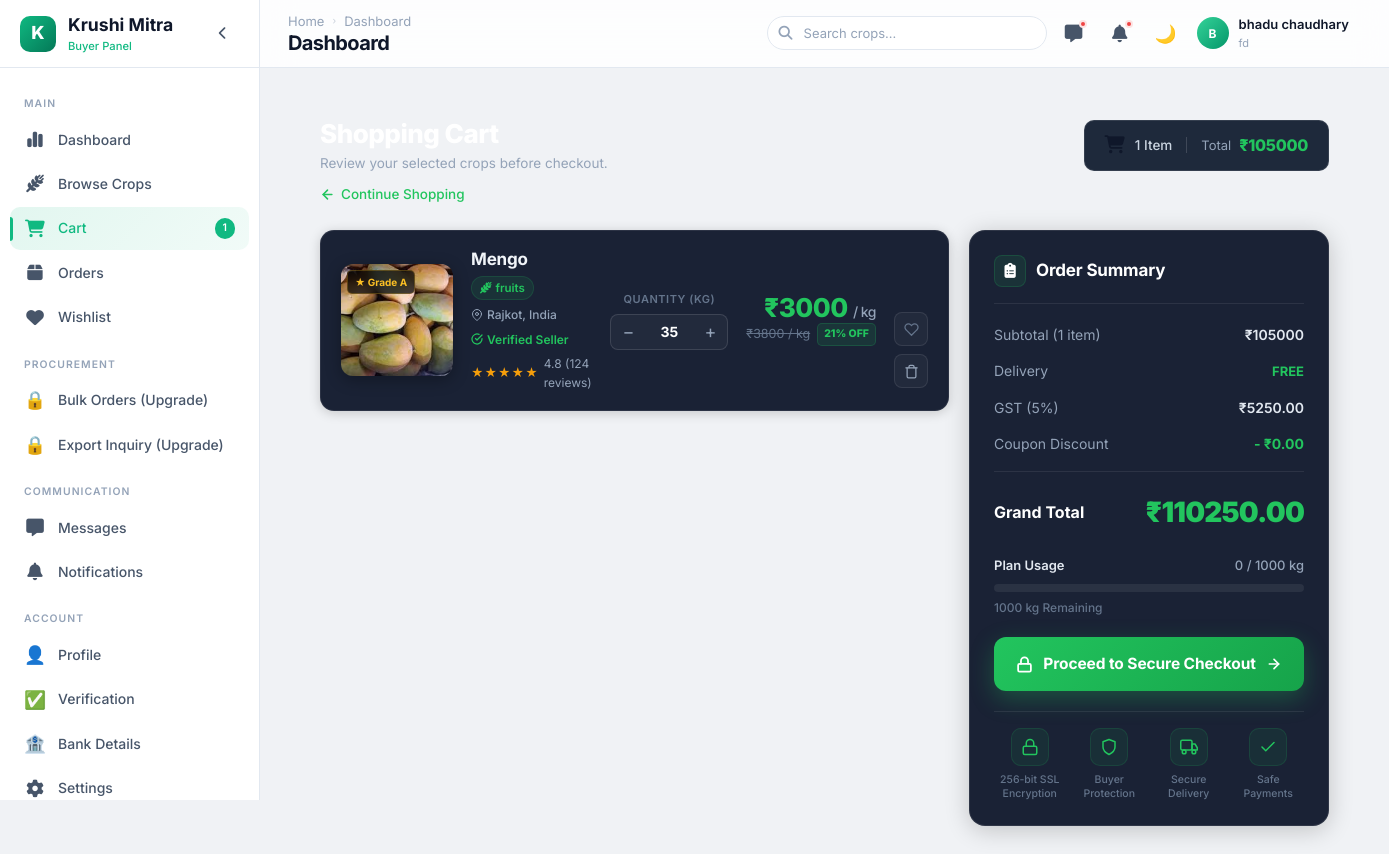
The app's page /buyer/cart/ (signed in), older data.
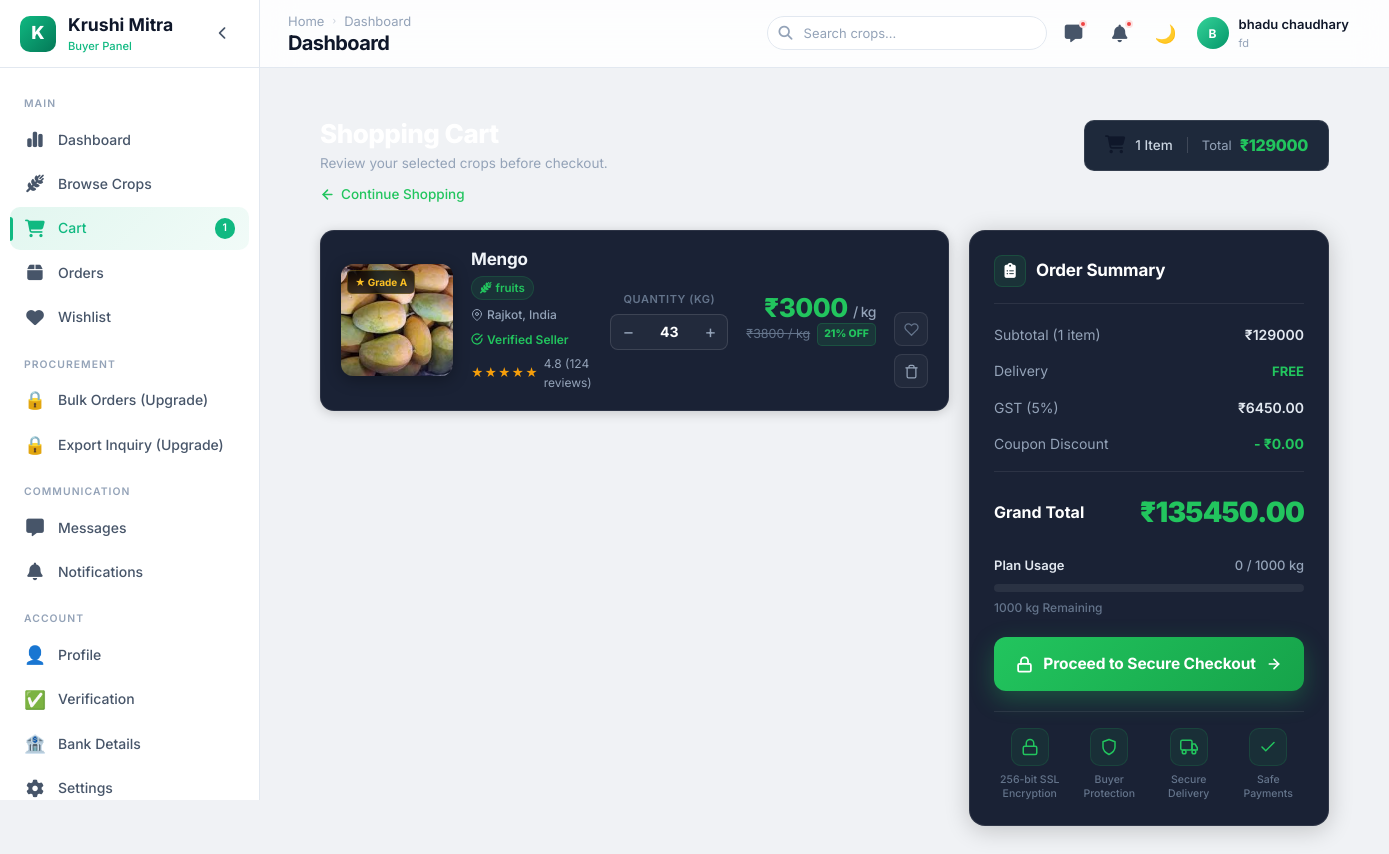
The same page, newer data.
### buyer/models.py (models this page shows, shortened)
class Cart(models.Model):
    user = models.OneToOneField(
        User,
        on_delete=models.CASCADE,
        related_name='cart'
    )
    tax_per = models.IntegerField(blank=True, null=True,default=5)
    total_kg = models.IntegerField(blank=True, null=True)
    cart_limit = models.IntegerField(blank=True, null=True,default=1000)
    created_at = models.DateTimeField(auto_now_add=True)
    updated_at = models.DateTimeField(auto_now=True)
    @property
    def total_price(self):
        return sum(item.subtotal for item in self.items.all())
    @property
    def tax(self):
        return (self.total_price * self.tax_per) / 100
    @property
    def final_price(self):
        return self.total_price + self.tax

class CartItem(models.Model):
    cart = models.ForeignKey(Cart,on_delete=models.CASCADE,related_name='items')
    crop = models.ForeignKey(crop,on_delete=models.CASCADE,related_name='crop')
    quantity = models.PositiveIntegerField(default=1)
    added_at = models.DateTimeField(auto_now_add=True)
    class Meta:
        unique_together = ('cart', 'crop')
    @property
    def subtotal(self):
        return self.crop.price * self.quantity

### farmer/models.py (models this page shows, shortened)
class crop(models.Model):
    CATEGORY_CHOICES = (
        ('grain cereals', 'Grain cereals'),
        ('vegetables', 'Vegetables'),
        ('fruits', 'Fruits'),
        ('pulses', 'Pulses'),
        ('spices', 'Spices'),
        ('cotton', 'Cotton'),
    )
    user = models.ForeignKey(User,on_delete=models.CASCADE,related_name="seller")
    cropname = models.CharField(max_length=20)
    category = models.CharField(max_length=20 , choices = CATEGORY_CHOICES)
    quantity = models.IntegerField()
    price = models.IntegerField()
    description = models.TextField(null=True, blank=True)
    image = models.FileField(upload_to='crop/images/', null=True, blank=True)
    is_approved = models.BooleanField(default=False)
    created_at = models.DateTimeField(auto_now_add=True)

class User(AbstractUser):
    ROLE_CHOICES = (
        ('Farmer', 'Farmer'),
        ('Buyer', 'Buyer'),
        ('Subadmin', 'Subadmin')
    )
    name = models.CharField(max_length=255)
    role = models.CharField(max_length=20, choices=ROLE_CHOICES)
    email = models.EmailField(unique=True,blank=True, null=True)
    city = models.CharField(max_length=100, blank=True, null=True)
    contact = models.CharField(max_length=10, unique=True , blank=True, null=True)
    password = models.CharField(max_length=128)
    is_active = models.BooleanField(default=False)
    scheduled_deletion_date = models.DateTimeField(null=True, blank=True)

### farmer/views.py (the view)
        def wrapper(request, *args, **kwargs):
            if "contact" in request.session:
                try:
                    user = User.objects.get(contact=request.session['contact'])
                    request.uid = user
                    if user.role not in allowed_roles:
                        messages.error(request, "Access Denied")
                        return redirect('login')
                    return view_function(request, *args, **kwargs)
                except User.DoesNotExist:
                    return redirect('login')
            return redirect('login')

### buyer/views.py (called while the page is built, shortened)
@check_login(['Buyer'])
def buyer_cart(request):
    uid = request.uid
    cart = Cart.objects.get(user = uid)
    buyr = Buyer.objects.get(user=uid)
    cart_items = CartItem.objects.filter(cart=cart)
    total_qty = sum(item.quantity * 20 for item in cart_items)
    premium_type = premium_buyer.objects.get(user=buyr)
    if cart:
        cart_items = CartItem.objects.filter(cart=cart)
        context = {'cart_items': cart_items, 'cart': cart, 'premium_type': premium_type, 'buyr': buyr, 'total_qty': total_qty}
        return render(request, "buyer/cart.html", context)
    else:
        cart = Cart.objects.create(user=uid)
        cart.save()
    return render(request, "buyer/cart.html")

### buyer/templates/buyer/cart.html (shortened to what the changed rows need)
<!DOCTYPE html>
{% load static %}
<html lang="en" data-theme="light">
<head>
  <link rel="stylesheet" href="{% static 'buyer/css/style.css' %}">
  <link rel="stylesheet" href="{% static 'buyer/css/cart.css' %}">
  <link rel="stylesheet" href="https://cdnjs.cloudflare.com/ajax/libs/font-awesome/6.4.0/css/all.min.css">
</head>
<body>
  <div class="app-layout">
    <div class="main-wrapper">
      <header class="navbar">
        <div class="navbar-left">
          <div>
            <h1 class="page-title">Shopping Cart</h1>
          </div>
        </div>
      </header>
      <main class="main-content">
        <div class="cart-page">
          <div class="cart-page-header">
            <div class="cart-title-row">
              <div class="cart-title-left">
                <h1 class="cart-page-title">Shopping Cart</h1>
              </div>
              {% if cart_items %}
              <div class="cart-stats-pill">
                <span class="cart-stats-icon"><i class="fa-solid fa-cart-shopping"></i></span>
                <span class="cart-stats-count">{{ cart_items|length }} Item{{ cart_items|length|pluralize }}</span>
                <span class="cart-stats-label">Total</span>
                <span class="cart-stats-total">₹{{ cart.total_price }}</span>
              </div>
              {% endif %}
            </div>
          </div>
          <div class="cart-layout">
            {% if not cart_items %}
            <div class="cart-empty">
              <div class="cart-empty-icon"><i class="fa-solid fa-cart-shopping"></i></div>
              <h2>Your cart is empty</h2>
              <p>Browse our marketplace to find premium crops directly from trusted farmers.</p>
              <a href="{% url 'buyer_browse_crops' %}" class="cart-empty-btn"><i class="fa-solid fa-wheat-awn"></i> Browse Crops</a>
            </div>
            {% else %}
            <div class="cart-items-col">
              {% for item in cart_items %}
              <form action="{% url 'cart_item_delete' pk=item.id %}" method="post" class="cart-item-form" id="form-{{ item.id }}">
                <div class="cart-item-card cart-item" id="cart-item-{{ item.id }}">
                  <div class="cart-img-wrap">
                    <img src="{{ item.crop.image.url }}" alt="{{ item.crop.cropname }}" class="cart-img">
                    <span class="cart-grade-badge">★ Grade A</span>
                  </div>
                  <div class="cart-item-details">
                    <h3 class="cart-item-name">{{ item.crop.cropname }}</h3>
                    <div class="cart-item-tags">
                      <span class="cart-tag-pill"><i class="fa-solid fa-wheat-awn"></i> {{ item.crop.category }}</span>
                    </div>
                    <div class="cart-tag cart-tag-location">
                      <svg width="12" height="12" viewBox="0 0 24 24" fill="none" stroke="currentColor" stroke-width="2" stroke-linecap="round" stroke-linejoin="round"><path d="M21 10c0 7-9 13-9 13s-9-6-9-13a9 9 0 0 1 18 0z"></path><circle cx="12" cy="10" r="3"></circle></svg>
                      {{ item.crop.user.city|default:"India" }}, {{ item.crop.user.state|default:"India" }}
                    </div>
                    <div class="cart-verified">
                      <svg width="12" height="12" viewBox="0 0 24 24" fill="none" stroke="currentColor" stroke-width="2.5" stroke-linecap="round" stroke-linejoin="round"><path d="M22 11.08V12a10 10 0 1 1-5.93-9.14"></path><polyline points="22 4 12 14.01 9 11.01"></polyline></svg>
                      Verified Seller
                    </div>
                    <div class="cart-stars">
                      <span class="cart-stars-icons">★★★★★</span>
                      <span class="cart-stars-label">4.8 (124 reviews)</span>
                    </div>
                  </div>
                  <div class="cart-qty-section">
                    <span class="cart-qty-label-text">Quantity (kg)</span>
                    <div class="cart-qty-stepper qty-selector">
                      <button type="button" class="qty-btn qty-minus" aria-label="Decrease">−</button>
                      <input type="number" class="qty-input" value="{{ item.quantity }}" min="1" max="5000" aria-label="Quantity">
                      <button type="button" class="qty-btn qty-plus" aria-label="Increase">+</button>
                    </div>
                  </div>
                  <div class="cart-item-price-section">
                    <div class="cart-current-price">
                      ₹<span class="cart-unit-price" data-price="{{ item.crop.price }}">{{ item.crop.price }}</span>
                      <span class="per-unit">/ kg</span>
                    </div>
                    <div class="cart-old-price-row">
                      <span class="cart-old-price">₹{{ item.crop.price|add:"800" }} / kg</span>
                      <span class="cart-discount-tag">21% OFF</span>
                    </div>
                  </div>
                  <div class="cart-item-action-col">
                    <a href="{% url 'add_wishlist' pk=item.crop.id %}" class="cart-action-btn" title="Save to Wishlist">
                      <svg width="15" height="15" viewBox="0 0 24 24" fill="none" stroke="currentColor" stroke-width="2" stroke-linecap="round" stroke-linejoin="round"><path d="M20.84 4.61a5.5 5.5 0 0 0-7.78 0L12 5.67l-1.06-1.06a5.5 5.5 0 0 0-7.78 7.78l1.06 1.06L12 21.23l7.78-7.78 1.06-1.06a5.5 5.5 0 0 0 0-7.78z"></path></svg>
                    </a>
                    <button type="button" class="cart-action-btn remove" data-item-id="{{ item.id }}" data-item-name="{{ item.crop.cropname }}" data-delete-url="{% url 'cart_item_delete' pk=item.id %}" title="Remove">
                      <svg width="15" height="15" viewBox="0 0 24 24" fill="none" stroke="currentColor" stroke-width="2" stroke-linecap="round" stroke-linejoin="round"><polyline points="3 6 5 6 21 6"></polyline><path d="M19 6v14a2 2 0 0 1-2 2H7a2 2 0 0 1-2-2V6m3 0V4a2 2 0 0 1 2-2h4a2 2 0 0 1 2 2v2"></path></svg>
                    </button>
                  </div>
                </div>
              </form>
              {% endfor %}
            </div>
            <div class="cart-summary-col">
              <div class="summary-card">
                <h3 class="summary-heading">
                  <span class="summary-heading-icon"><i class="fa-solid fa-clipboard-list"></i></span>
                  Order Summary
                </h3>
                <div class="summary-row">
                  <span class="summary-row-label">Subtotal ({{ cart_items|length }} item{{ cart_items|length|pluralize }})</span>
                  <span class="summary-row-value subtotal-amount">₹{{ cart.total_price }}</span>
                </div>
                <div class="summary-row">
                  <span class="summary-row-label">Delivery</span>
                  <span class="summary-row-value free">FREE</span>
                </div>
                <div class="summary-row">
                  <span class="summary-row-label">GST (5%)</span>
                  <span class="summary-row-value" id="gst">₹{{ cart.tax|floatformat:2 }}</span>
                </div>
                <div class="summary-row">
                  <span class="summary-row-label">Coupon Discount</span>
                  <span class="summary-row-value discount" id="couponDiscount">- ₹0.00</span>
                </div>
                <div class="summary-divider"></div>
                <div class="summary-grand-row">
                  <span class="summary-grand-label">Grand Total</span>
                  <span class="summary-grand-value" id="total">₹{{ cart.final_price|floatformat:2 }}</span>
                </div>
                {% if cart.cart_limit %}
                <div class="plan-usage-wrap">
                  <div class="plan-usage-header">
                    <span class="pu-label">Plan Usage</span>
                    <span>{{ cart.total_kg|default:0 }} / {{ cart.cart_limit }} kg</span>
                  </div>
                  <div class="plan-usage-track">
                  </div>
                  <div class="plan-usage-remaining">{{ cart.cart_limit|add:"-0" }} kg Remaining</div>
                </div>
                {% endif %}
                {% if cart.cart_limit >= total_qty and cart.cart_limit >= cart.total_kg or premium_type.premium_type == 'Premium' %}
                <a href="{% url 'buyer_checkout' %}" class="checkout-btn" id="checkoutBtn">
                  <svg width="17" height="17" viewBox="0 0 24 24" fill="none" stroke="currentColor" stroke-width="2.5" stroke-linecap="round" stroke-linejoin="round"><rect x="3" y="11" width="18" height="11" rx="2" ry="2"></rect><path d="M7 11V7a5 5 0 0 1 10 0v4"></path></svg>
                  Proceed to Secure Checkout
                  <svg width="16" height="16" viewBox="0 0 24 24" fill="none" stroke="currentColor" stroke-width="2.5" stroke-linecap="round" stroke-linejoin="round"><line x1="5" y1="12" x2="19" y2="12"></line><polyline points="12 5 19 12 12 19"></polyline></svg>
                </a>
                {% endif %}
                <div class="trust-row">
                  <div class="trust-badge-item">
                    <div class="trust-badge-icon">
                      <svg width="18" height="18" viewBox="0 0 24 24" fill="none" stroke="#22C55E" stroke-width="2" stroke-linecap="round" stroke-linejoin="round"><rect x="3" y="11" width="18" height="11" rx="2" ry="2"></rect><path d="M7 11V7a5 5 0 0 1 10 0v4"></path></svg>
                    </div>
                    <span class="trust-badge-label">256-bit SSL Encryption</span>
                  </div>
                  <div class="trust-badge-item">
                    <div class="trust-badge-icon">
                      <svg width="18" height="18" viewBox="0 0 24 24" fill="none" stroke="#22C55E" stroke-width="2" stroke-linecap="round" stroke-linejoin="round"><path d="M12 22s8-4 8-10V5l-8-3-8 3v7c0 6 8 10 8 10z"></path></svg>
                    </div>
                    <span class="trust-badge-label">Buyer Protection</span>
                  </div>
                  <div class="trust-badge-item">
                    <div class="trust-badge-icon">
                    </div>
                    <span class="trust-badge-label">Secure Delivery</span>
                  </div>
                  <div class="trust-badge-item">
                    <div class="trust-badge-icon">
                      <svg width="18" height="18" viewBox="0 0 24 24" fill="none" stroke="#22C55E" stroke-width="2" stroke-linecap="round" stroke-linejoin="round"><polyline points="20 6 9 17 4 12"></polyline></svg>
                    </div>
                    <span class="trust-badge-label">Safe Payments</span>
                  </div>
                </div>
              </div>
            </div>
            {% endif %}
          </div>
        </div>
      </main>
    </div>
  </div>
</body>
</html>

Row changes from the older to the newer data that the page shows:
changed through a linked row, Cart: total_price "105000" → "129000"; tax "5250.00" → "6450.00"; final_price "110250.00" → "135450.00"
changed CartItem "Mengo": quantity "35" → "43"
